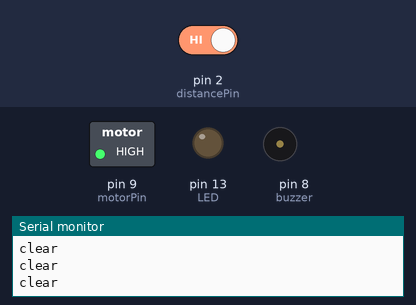
A sketch run on a simulated Arduino Uno, built with avr-gcc and run on an emulated ATmega328P. Shown: switched loads named in the sketch (green lamp = pin HIGH), output pins drawn as LEDs (lit = HIGH), buzzer (waves = sounding), the last lines printed to the serial monitor. The test bench sets the inputs (shaded band); at power-on: pin 2 (distancePin) HIGH.

Above: at 1.2 s.
1.3 s: pin 2 (distancePin) driven LOW
At 2.6 s:
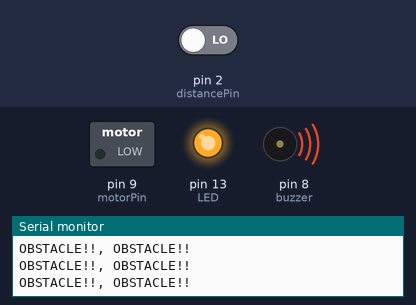
2.9 s: pin 2 (distancePin) driven HIGH
At 3.9 s:
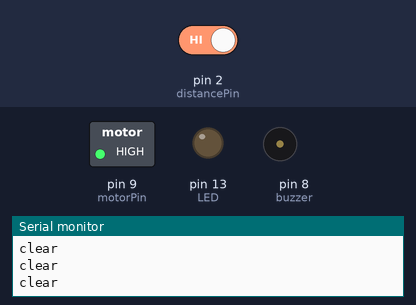
Timing chart, 0 to 5.9 s (numbered marks = the images above; inputs shaded):
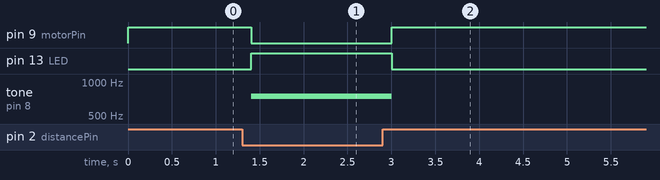

Measured:
- after the input at 1.3 s, pin 9 (motorPin): HIGH → LOW after 0.10 s; pin 13 (LED): LOW → HIGH after 0.10 s; tone on pin 8 (buzzer): silent → 750 Hz after 0.10 s
- after the input at 2.9 s, pin 9 (motorPin): LOW → HIGH after 0.10 s; pin 13 (LED): HIGH → LOW after 0.10 s; tone on pin 8 (buzzer): 750 Hz → silent after 0.10 s

The sketch:

IR_Distance_Detector.ino
```cpp
int LED = 13; // UNO onboard LED
int distancePin = 2; // IR sensor signal;
int isObstacle = HIGH;

const int switchPin = 3;
const int motorPin = 9;
int switchState = 0;

int buzzer = 8;

void setup() {
  pinMode(LED,OUTPUT); // Set UNO onboard LED (pin13) as output to turn on(HIGH) or off(LOW)
  pinMode(distancePin, INPUT); //Read Input IR Distance Signal
  pinMode(buzzer, OUTPUT);

  pinMode(motorPin, OUTPUT);
  pinMode(switchPin, INPUT);
  Serial.begin(9600);
 }

void loop() {

  isObstacle = digitalRead(distancePin);
  if (isObstacle == LOW)
  {
    Serial.println("OBSTACLE!!, OBSTACLE!!");
    digitalWrite(LED, HIGH);
    digitalWrite(motorPin, LOW);
    tone(buzzer,750);
  }
  else
  {
    Serial.println("clear");
    digitalWrite(LED, LOW);
    digitalWrite(motorPin, HIGH);
    noTone(buzzer);
  }
  delay(200);
}
```
